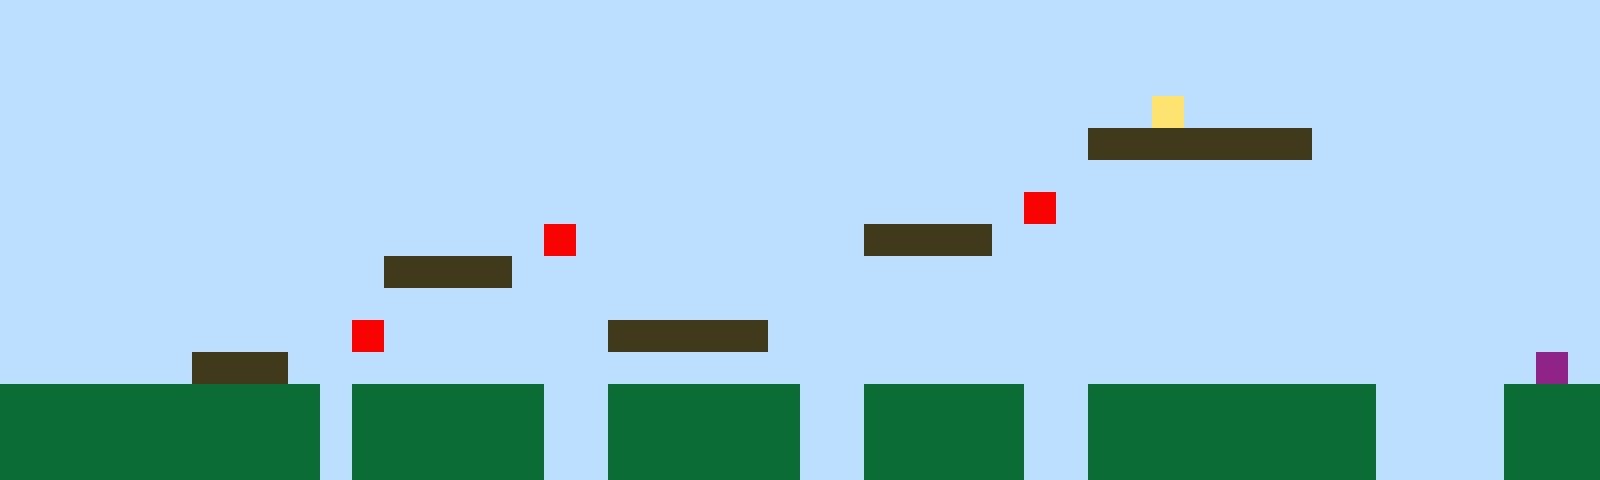

A level layout from a 2D game, rendered from its tile map. Below: a short description, then the map file with its tile-grid data intact:
An orthogonal 50x15 tile map with 32x32 px tiles, 1 tile layer (Tile Layer 1).

<map version="1.10" tiledversion="1.11.2" orientation="orthogonal" renderorder="right-up" width="50" height="15" tilewidth="32" tileheight="32" infinite="0" nextlayerid="2" nextobjectid="1"><editorsettings><export target="map1.csv" format="csv" /></editorsettings><tileset firstgid="1" name="sprites" tilewidth="32" tileheight="32" tilecount="6" columns="3"><image source="sprites.png" width="96" height="64" /></tileset><layer id="1" name="Tile Layer 1" width="50" height="15"><data encoding="csv">1,1,1,1,1,1,1,1,1,1,1,1,1,1,1,1,1,1,1,1,1,1,1,1,1,1,1,1,1,1,1,1,1,1,1,1,1,1,1,1,1,1,1,1,1,1,1,1,1,1,1,1,1,1,1,1,1,1,1,1,1,1,1,1,1,1,1,1,1,1,1,1,1,1,1,1,1,1,1,1,1,1,1,1,1,1,1,1,1,1,1,1,1,1,1,1,1,1,1,1,1,1,1,1,1,1,1,1,1,1,1,1,1,1,1,1,1,1,1,1,1,1,1,1,1,1,1,1,1,1,1,1,1,1,1,1,1,1,1,1,1,1,1,1,1,1,1,1,1,1,1,1,1,1,1,1,1,1,1,1,1,1,1,1,1,1,1,1,1,1,1,1,1,1,1,1,1,1,1,1,1,1,1,1,1,1,4,1,1,1,1,1,1,1,1,1,1,1,1,1,1,1,1,1,1,1,1,1,1,1,1,1,1,1,1,1,1,1,1,1,1,1,1,1,1,1,1,1,1,1,1,1,1,1,3,3,3,3,3,3,3,1,1,1,1,1,1,1,1,1,1,1,1,1,1,1,1,1,1,1,1,1,1,1,1,1,1,1,1,1,1,1,1,1,1,1,1,1,1,1,1,1,1,1,1,1,1,1,1,1,1,1,1,1,1,1,1,1,1,1,1,1,1,1,1,1,1,1,1,1,1,1,1,1,1,1,1,1,1,1,1,1,1,1,1,1,1,1,1,1,1,1,5,1,1,1,1,1,1,1,1,1,1,1,1,1,1,1,1,1,1,1,1,1,1,1,1,1,1,1,1,1,1,1,1,1,1,5,1,1,1,1,1,1,1,1,1,3,3,3,3,1,1,1,1,1,1,1,1,1,1,1,1,1,1,1,1,1,1,1,1,1,1,1,1,1,1,1,1,1,1,1,3,3,3,3,1,1,1,1,1,1,1,1,1,1,1,1,1,1,1,1,1,1,1,1,1,1,1,1,1,1,1,1,1,1,1,1,1,1,1,1,1,1,1,1,1,1,1,1,1,1,1,1,1,1,1,1,1,1,1,1,1,1,1,1,1,1,1,1,1,1,1,1,1,1,1,1,1,1,1,1,1,1,1,1,1,1,1,1,1,1,1,1,1,1,1,1,1,1,1,5,1,1,1,1,1,1,1,3,3,3,3,3,1,1,1,1,1,1,1,1,1,1,1,1,1,1,1,1,1,1,1,1,1,1,1,1,1,1,1,1,1,1,1,1,3,3,3,1,1,1,1,1,1,1,1,1,1,1,1,1,1,1,1,1,1,1,1,1,1,1,1,1,1,1,1,1,1,1,1,1,1,1,1,1,1,1,6,1,2,2,2,2,2,2,2,2,2,2,1,2,2,2,2,2,2,1,1,2,2,2,2,2,2,1,1,2,2,2,2,2,1,1,2,2,2,2,2,2,2,2,2,1,1,1,1,2,2,2,2,2,2,2,2,2,2,2,2,2,1,2,2,2,2,2,2,1,1,2,2,2,2,2,2,1,1,2,2,2,2,2,1,1,2,2,2,2,2,2,2,2,2,1,1,1,1,2,2,2,2,2,2,2,2,2,2,2,2,2,1,2,2,2,2,2,2,1,1,2,2,2,2,2,2,1,1,2,2,2,2,2,1,1,2,2,2,2,2,2,2,2,2,1,1,1,1,2,2,2</data></layer></map>
